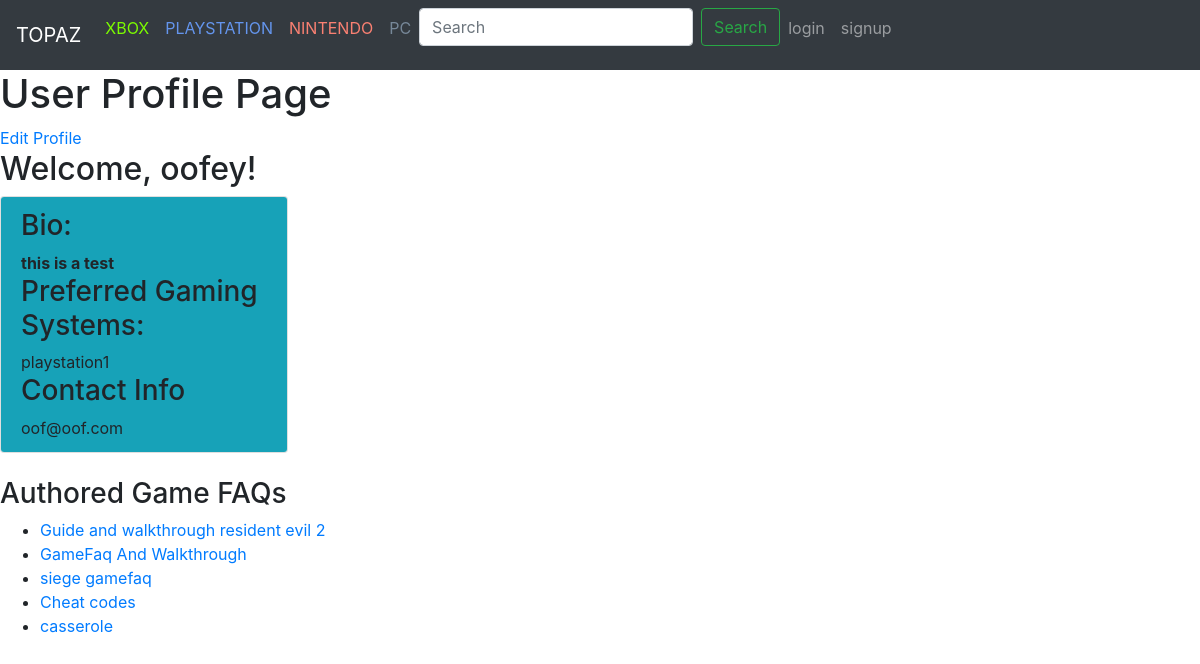
The app's page /user_profile_view/1/, older data.
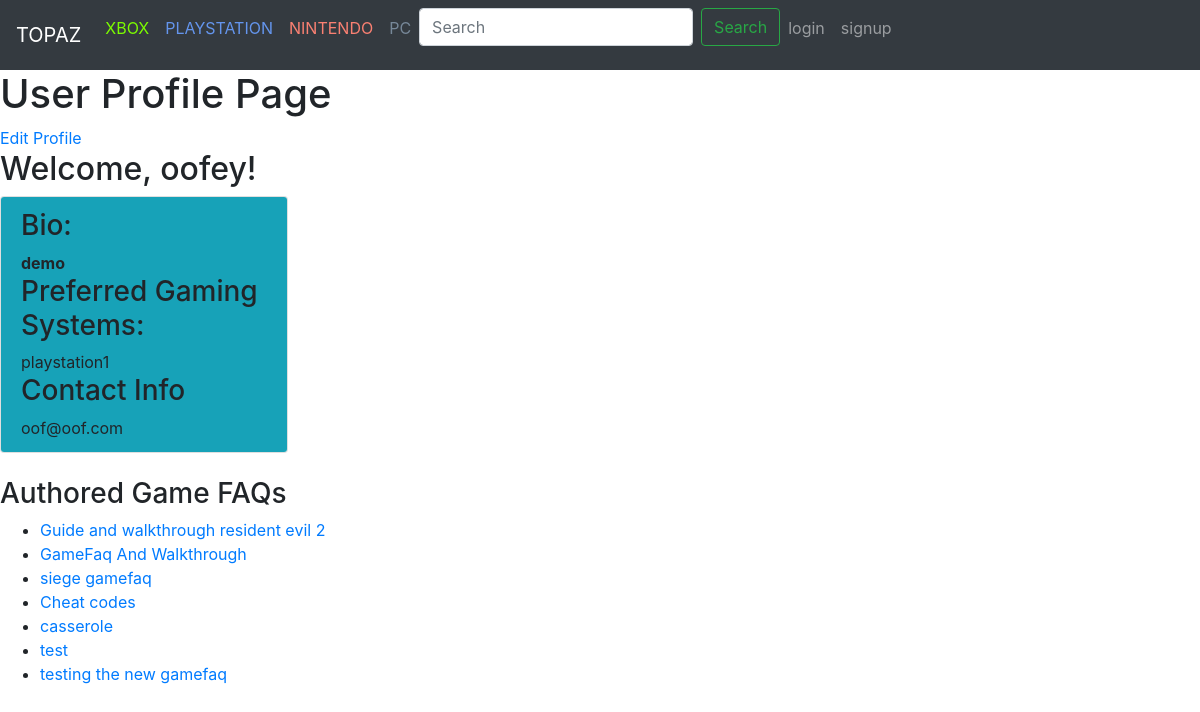
The same page, newer data.
### user_faq/models.py (models this page shows, shortened)
class GamefaqUser(AbstractUser):
    displayname = models.CharField(max_length=80)
    bio = models.TextField(blank=True, null=True)
    preferred_systems = models.CharField(max_length=150, blank=True, null=True)

### gamefaq_app/models.py (models this page shows, shortened)
class GameFaq(models.Model):
    difficulties= [('EASY','EASY'),('INTERMEDIATE','INTERMEDIATE'),('HARD','HARD')]
    title = models.CharField(max_length=300)
    game = models.ForeignKey(Game,  on_delete=models.CASCADE, related_name="faq_game")
    body = models.TextField()
    difficulty = models.CharField(max_length=85, choices=difficulties)
    consoles = models.ForeignKey(Console,on_delete=models.CASCADE, blank=True, related_name="console_gamefaq", null=True)
    author = models.ForeignKey(GamefaqUser, on_delete=models.CASCADE, related_name="gamefaq_author")
    postdate = models.DateTimeField(default=timezone.now),
    ptype = models.CharField(max_length=25, choices=[('CHEATCODES', 'CHEATCODES'), ('GAMEFAQ', 'GAMEFAQ')], default='GAMEFAQ')
    upvotes = models.IntegerField(default=0)
    downvotes = models.IntegerField(default=0)

### user_faq/views.py (the view)
# urls.py: path('user_profile_view/<int:user_id>/', userviews.user_profile_view, name='user_profile'),
def user_profile_view(request, user_id):
    html = 'user_profile.html'
    user_detail = GamefaqUser.objects.filter(id=user_id).first()
    f = GameFaq.objects.filter(author=user_id)
    return render(request, html, {'profile':user_detail,"f":f})

### templates/user_profile.html (shortened to what this page needs)
{% include "bootstrap.html" %} {% include "navbar.html" %} {% if not profile %}
<h1>the user you're looking for isn't here at the moment</h1>
{% else %}
<h1>User Profile Page</h1>
<a href="/user_profile_view/{{request.user.id}}/edit/">Edit Profile</a>
<h2>Welcome, {{ profile.displayname }}!</h2>
<div class="card" style="width: 18rem">
  <ul class="list-group list-group-flush">
    <li class="list-group-item bg-info">
      <h3>Bio:</h3>
      <b>{{ profile.bio }}</b>
      <h3>Preferred Gaming Systems:</h3>
      {{ profile.preferred_systems}}
      <br />
      <h3>Contact Info</h3>
      {{ profile.email }}
      <br />
    </li>
  </ul>
</div>
<div>
  <br />
  <h3>Authored Game FAQs</h3>
  <ul>
    {% for e in f %}
    <li><a href="/gamefaq/{{ e.id }}/">{{ e.title }}</a></li>
    {% endfor %} {% endif %}
  </ul>
</div>

Row changes from the older to the newer data that the page shows:
changed GamefaqUser "oofey": bio "this is a test" → "demo"
added GameFaq: title "test"
added GameFaq: title "testing the new gamefaq"
